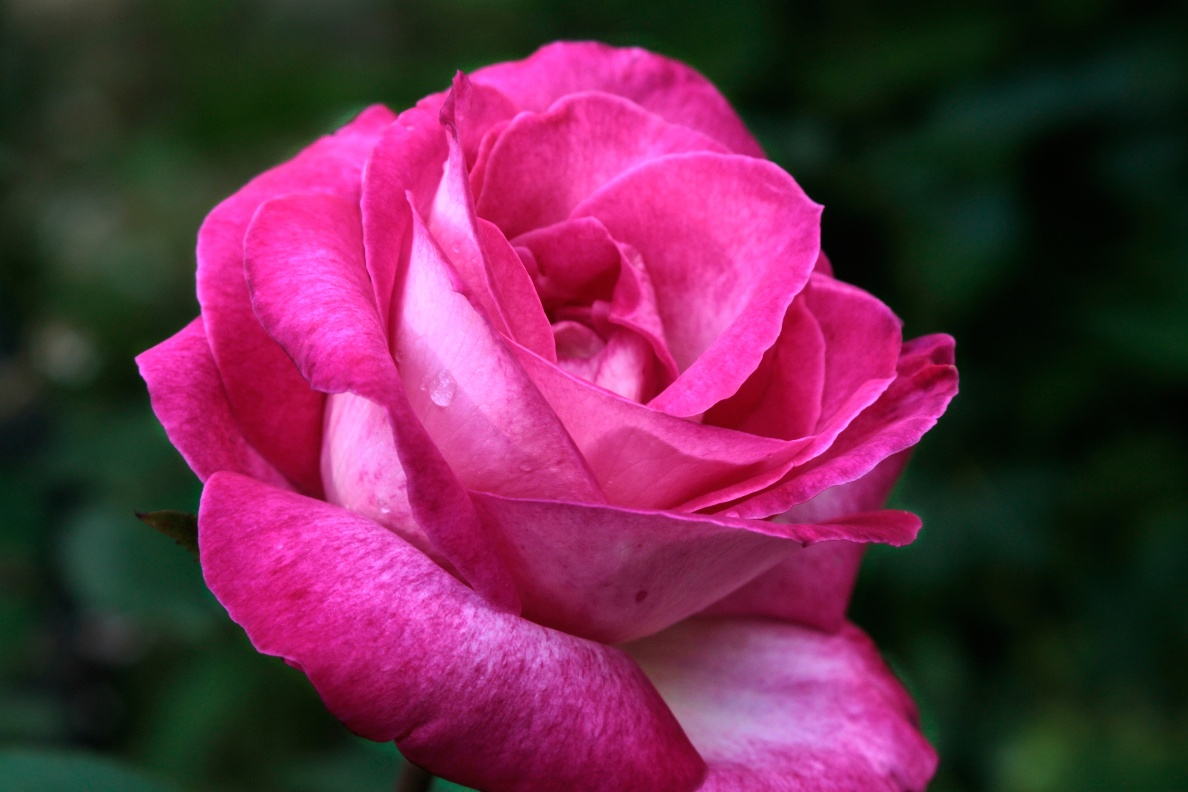
#> input picture rose.png, 1188 x 792 px
$ python '3-8 보간을 이용해 영상의 기하 변환하기.py'
#> lines starting #> are read from the running program, lines starting #| are printed output that depends on the picture; after the words box and inside, x2 and y2 are one past the last pixel; in counts of white or black regions, pixels touching at a corner belong together
import cv2 as cv

img = cv.imread('rose.png')
#> img is the input picture: shape (792, 1188, 3); mean B, G, R 74.2, 43.7, 103.8
patch = img[250:350, 170:270, :]
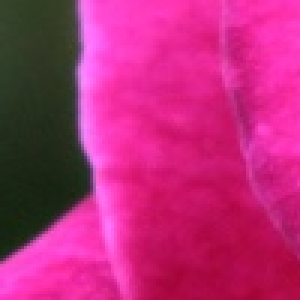
#> patch: shape (100, 100, 3) (shown 3 times larger); mean B, G, R 119.8, 42.9, 183.6

img = cv.rectangle(img, (170, 250), (270, 350), (255, 255, 0))
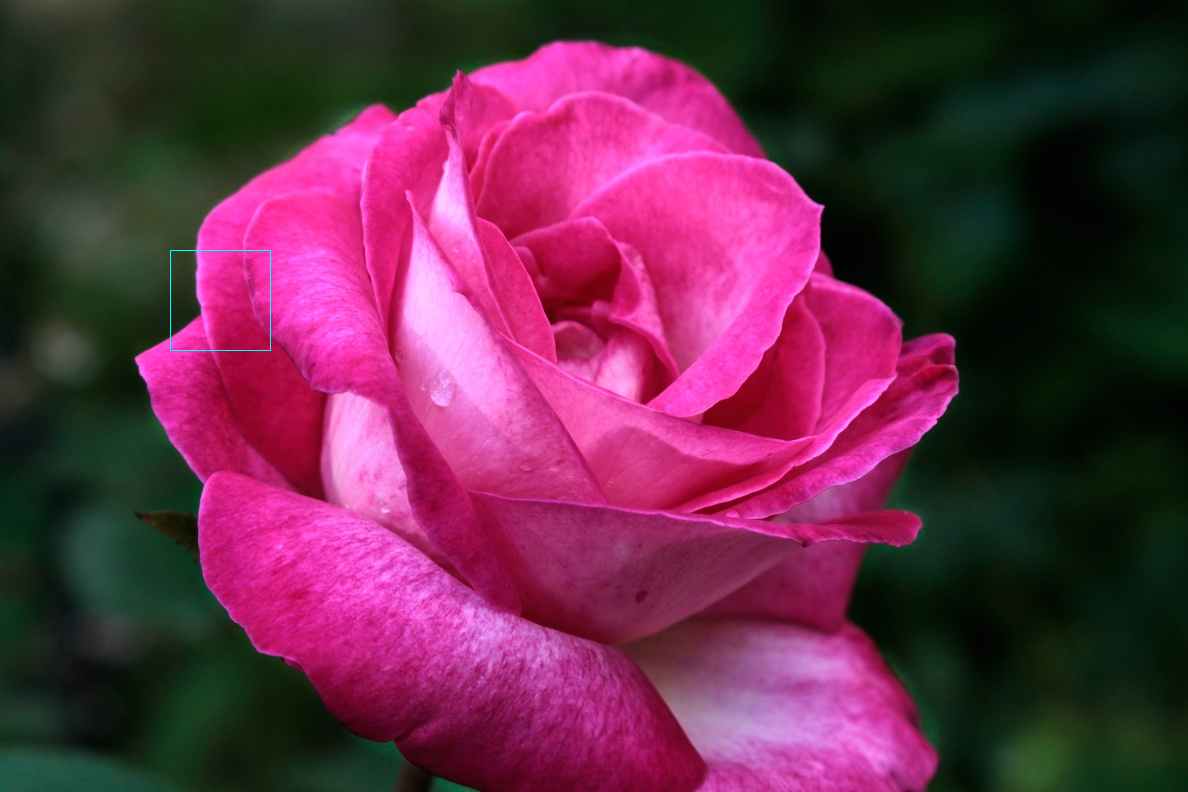
#> img: shape (792, 1188, 3); 0.04% of pixels changed, all inside (x1, y1, x2, y2) = (170, 250, 271, 351)
patch1 = cv.resize(patch, dsize= (0, 0), fx = 5, fy = 5, interpolation= cv.INTER_NEAREST)
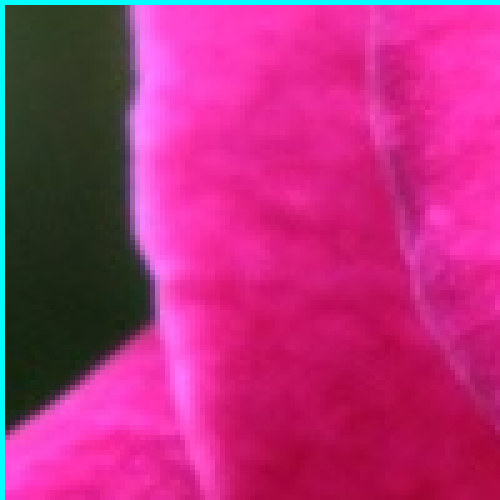
#> patch1: shape (500, 500, 3); mean B, G, R 122.9, 46.8, 181
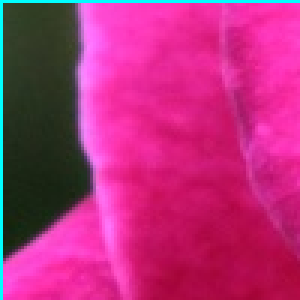
#> patch: shape (100, 100, 3) (shown 3 times larger); 1.99% of pixels changed, all inside (x1, y1, x2, y2) = (0, 0, 100, 100)
patch2 = cv.resize(patch, dsize= (0, 0), fx = 5, fy = 5, interpolation= cv.INTER_LINEAR)
patch3 = cv.resize(patch, dsize= (0, 0), fx = 5, fy = 5, interpolation= cv.INTER_CUBIC)

cv.imshow('Original', img)
cv.imshow('Resized nearest', patch1)
cv.imshow('Resized bilinear', patch2)
cv.imshow('Resized bicubic', patch3)

cv.waitKey()
cv.destroyAllWindows()

$ run again, with girl_laughing.jpg saved as rose.png
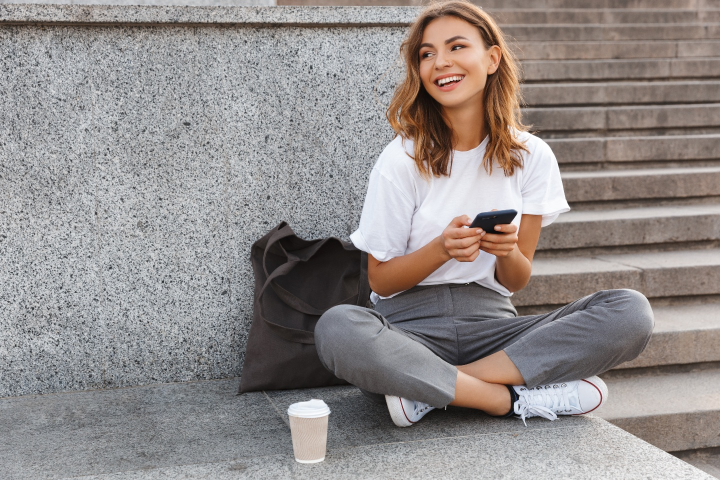
#> input picture girl_laughing.jpg, 1440 x 960 px (shown at 1/2 size)
#> img is the input picture: shape (960, 1440, 3); mean B, G, R 139.3, 140.7, 146.8
#> img: shape (960, 1440, 3); 0.03% of pixels changed, all inside (x1, y1, x2, y2) = (170, 250, 271, 351)
#> `patch1 = cv.resize(patch, dsize= (0, 0), fx = 5, fy = 5, interpolation..`:
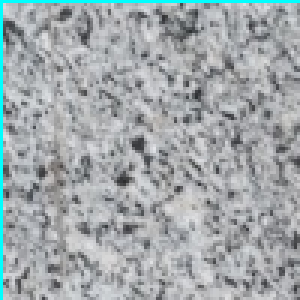
#> patch: shape (100, 100, 3) (shown 3 times larger); mean B, G, R 171.2, 168.4, 161.7
#> `patch3 = cv.resize(patch, dsize= (0, 0), fx = 5, fy = 5, interpolation..`:
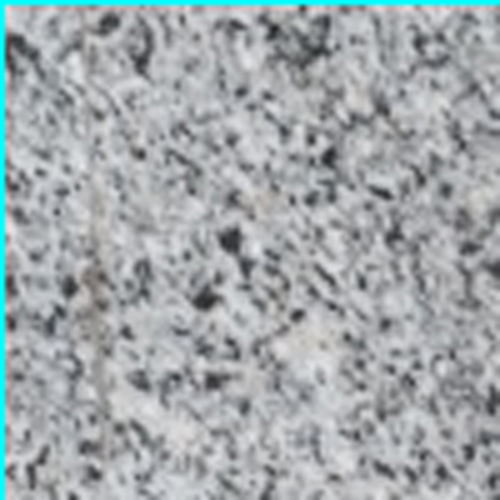
#> patch3: shape (500, 500, 3); mean B, G, R 171.1, 168.3, 161.9
